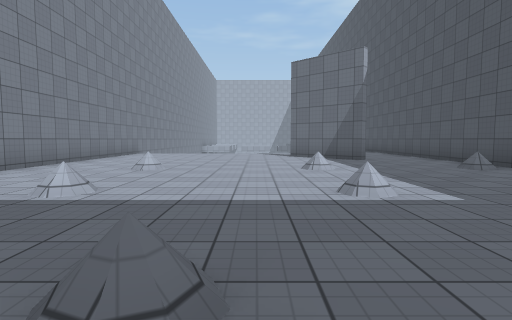
view 1 (above)

14 first-person views from a walk through a scene from a Unity 3-D project. The camera is 1.2 m above the floor, tilts 4° down and sees 80° across. The floor is counted in squares, 2 m on a side. Each view is taken from the middle of a square. On the plan, view 1 faces up. The plan holds only what a view shows up to about 9 squares ahead; the rest is blank. The place goes on beyond the plan. The player is left out. Surface patterns are stand-ins for the level's own textures.

view 2
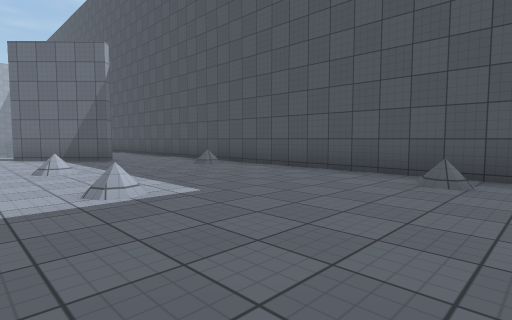

view 3
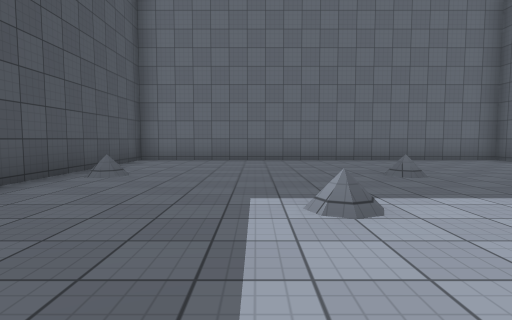

view 4
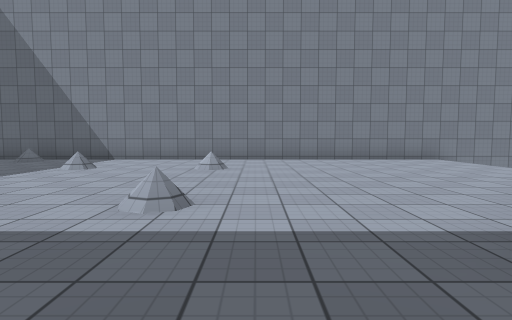

view 5
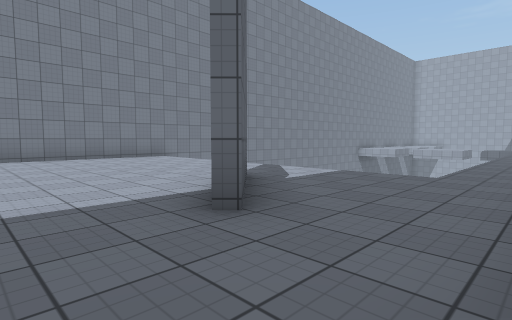

view 6
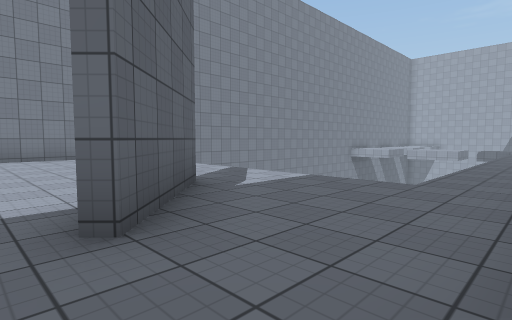

view 7
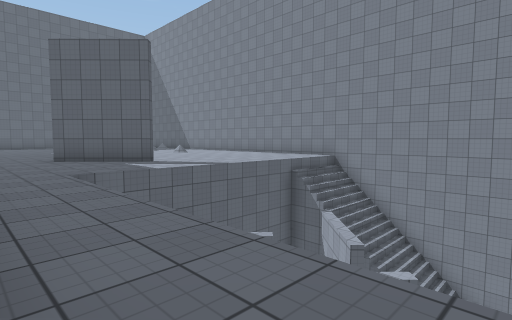

view 8
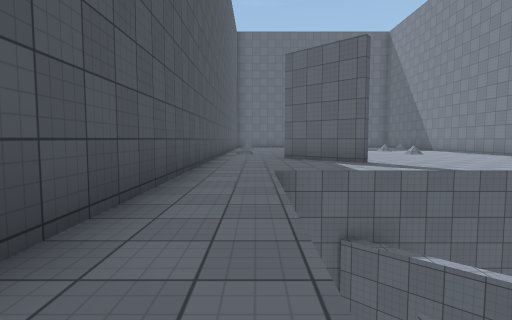

view 9
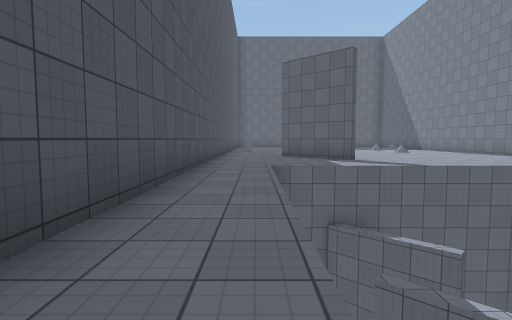

view 10
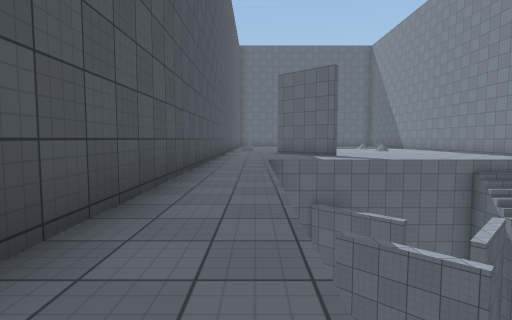

view 11
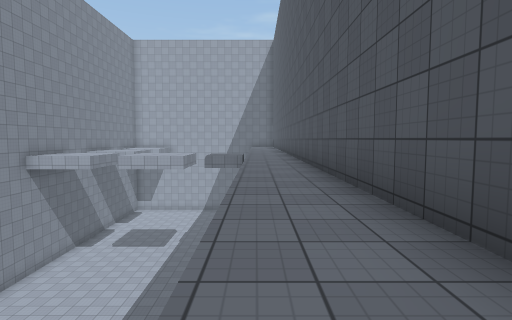

view 12
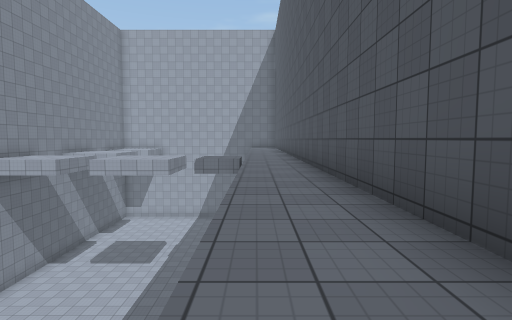

view 13
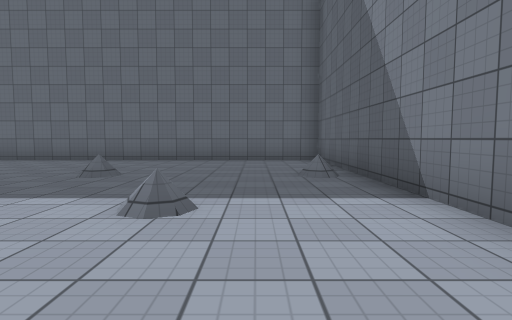

view 14
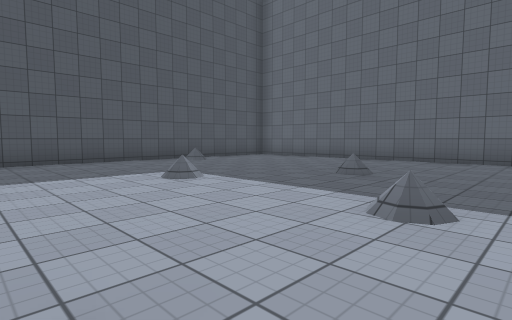

### Floor plan
Key: @ floor where view 1 was taken; # wall or solid block; . floor; = window, fence, low wall or low ledge; v drop or lower ground.
Columns run from 5 left of view 1 to 6 right of it. Each row starts with its distance up from view 1.
 26   vvvvv  ..#
 25          ..#
 24   vvvvv  ..#
 23          ..#
 22          ..#
 21          ..#
 20          ..#
 19          ..#
 18          ..#
 17 #    vv  ..#
 16 #v   vvv ..#
 15 #vvvvv v ..#
 14 #vvvvvv  ..#
 13 # vv  vv ..#
 12 #..........#
 11 #..........#
 10 #......#...#
  9 #......##..#
  8 #..........#
  7 #..........#
  6 #..=..=..=.#
  5 #..........#
  4 #..........#
  3 #..=..=....#
  2 #..........#
  1 #=...=...=.#
  0 #....@.....#
 -1 #..........#
 -2 #..........#
 -3 ############

Positions as (right, up) in squares from view 1, and headings:
1: (0, 0), facing up
2: (0, 0), facing up-right
3: (2, 6), facing down
4: (4, 7), facing left
5: (5, 7), facing up-left
6: (5, 8), facing up-left
7: (5, 18), facing down-left
8: (4, 18), facing down
9: (4, 19), facing down
10: (4, 21), facing down
11: (4, 15), facing up
12: (4, 17), facing up
13: (-3, 6), facing down
14: (-3, 6), facing down-right
